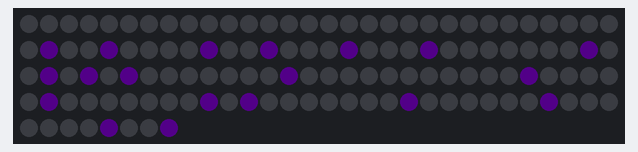
Simulated run of this program. Board: CircuitPython board. Shown: 128 RGB LEDs in strip order, left to right, continuing on the next row. Dim RGB values are drawn brighter than linear.

Above: at 0.46 s.
At 1.39 s:
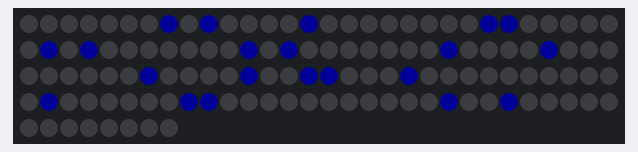
At 2.32 s:
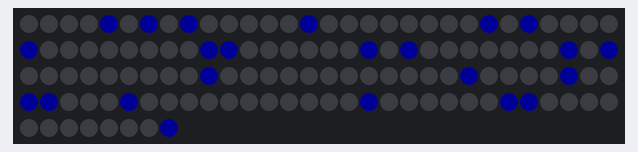
At 2.94 s:
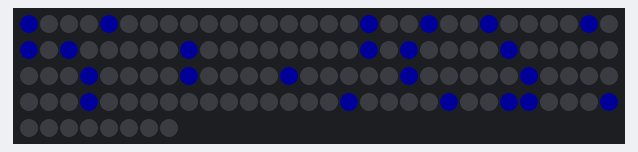
At 3.56 s:
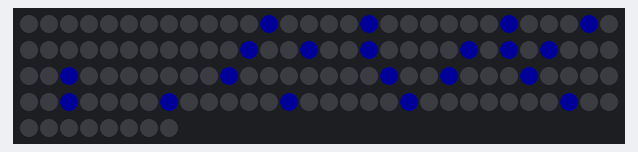
At 4.8 s:
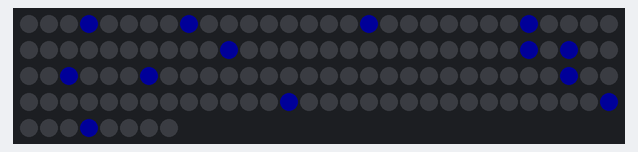

Measured:
- by itself, everything shown: repeats every 4.6 s, in 15 steps

The program:

main.py
```python
import globalvariables

import time
import board
import neopixel

pixpin = board.A3
numpix = 128


strip = neopixel.NeoPixel(pixpin, numpix, brightness=0.1, auto_write=False)


def lookupColor(color,i):
    if color == 10:
        strip[i] = (0,0,0)
    # orange
    elif color == 11:
        strip[i] = (255,179,0)
    # yellow
    elif color == 12:
        strip[i] = (255,255,0)
    # green
    elif color == 13:
        strip[i] = (0,255,0)
    # blue
    elif color == 14:
        strip[i] = (0,0,255)
    # violet
    elif color == 15:
        strip[i] = (62,0,105)
    # red
    elif color == 17:
        strip[i] = (255,0,0)


# ----------------------------------------------------------------------------------------------------
# START DO NOT MODIFY THE CODE BETWEEN THE ---
# ----------------------------------------------------------------------------------------------------


def showMessageU(nextMessage,duration,myMessage,startingPoint):
    # start - show Message
    if globalvariables.myStart == 0:
        globalvariables.myStart = 1
        globalvariables.countToMaxLength = startingPoint


    i = 0
    for r in range(globalvariables.countToMaxLength,globalvariables.countToMaxLength+8):
        for c in range(0,8):
            temp = r % len(myMessage)
            color = myMessage[temp][c]
            lookupColor(color,i)
            i += 1

    for r in range(globalvariables.countToMaxLength,globalvariables.countToMaxLength+8):
        for c in range(8,16):
            temp = r % len(myMessage)
            color = myMessage[temp][c]
            lookupColor(color,i)
            i += 1

    strip.write()

    globalvariables.countToMaxLength += 1
    globalvariables.durationCounter += 1
    if globalvariables.durationCounter > duration:
        globalvariables.countToMaxLength = 0
        globalvariables.myStart = 0
        globalvariables.durationCounter = 0
        globalvariables.messageID = nextMessage


# ----------------------------------------------------------------------------------------------------
# END DO NOT MODIFY THE CODE BETWEEN THE ---
# ----------------------------------------------------------------------------------------------------


while True:
    if globalvariables.messageID == 1:
        # Call function - showMessage(nextMessageID, messageDuration, message, start)
        showMessageU(2,13,globalvariables.message1,0)


    elif globalvariables.messageID == 2:
        # Call function - showMessage(nextMessageID, messageDuration, message, start)
        showMessageU(3,10,globalvariables.message2,0)


    elif globalvariables.messageID == 3:
        # Call function - showMessage(nextMessageID, messageDuration, message, start)
        showMessageU(4,3,globalvariables.message2,10)


    elif globalvariables.messageID == 4:
        # Call function - showMessage(nextMessageID, messageDuration, message, start)
        showMessageU(1,15,globalvariables.message1,4)
```

Source omitted: balvariables.py (data table, 3350 bytes)
